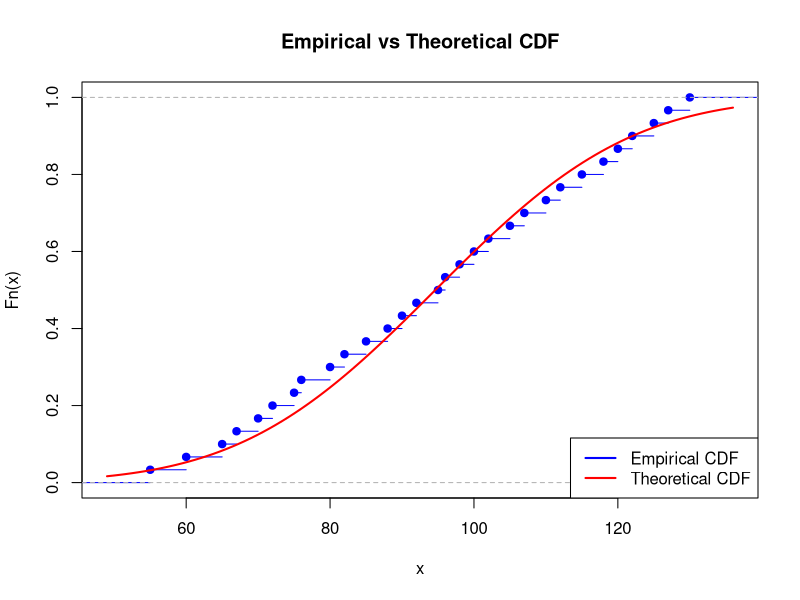

Here is the R script that generated this plot:
scores <- c(55, 60, 65, 67, 70, 72, 75, 76, 80, 82, 85, 88, 90, 92, 95, 
            96, 98, 100, 102, 105, 107, 110, 112, 115, 118, 120, 122, 
            125, 127, 130)

# Perform Kolmogorov-Smirnov test
ks.result <- ks.test(scores, "pnorm", mean = mean(scores), sd = sd(scores))

# Display the result
print(ks.result)
plot(ecdf(scores), main = "Empirical vs Theoretical CDF", col = "blue")
curve(pnorm(x, mean = mean(scores), sd = sd(scores)), 
      add = TRUE, col = "red", lwd = 2)
legend("bottomright", legend = c("Empirical CDF", "Theoretical CDF"),
       col = c("blue", "red"), lwd = 2)